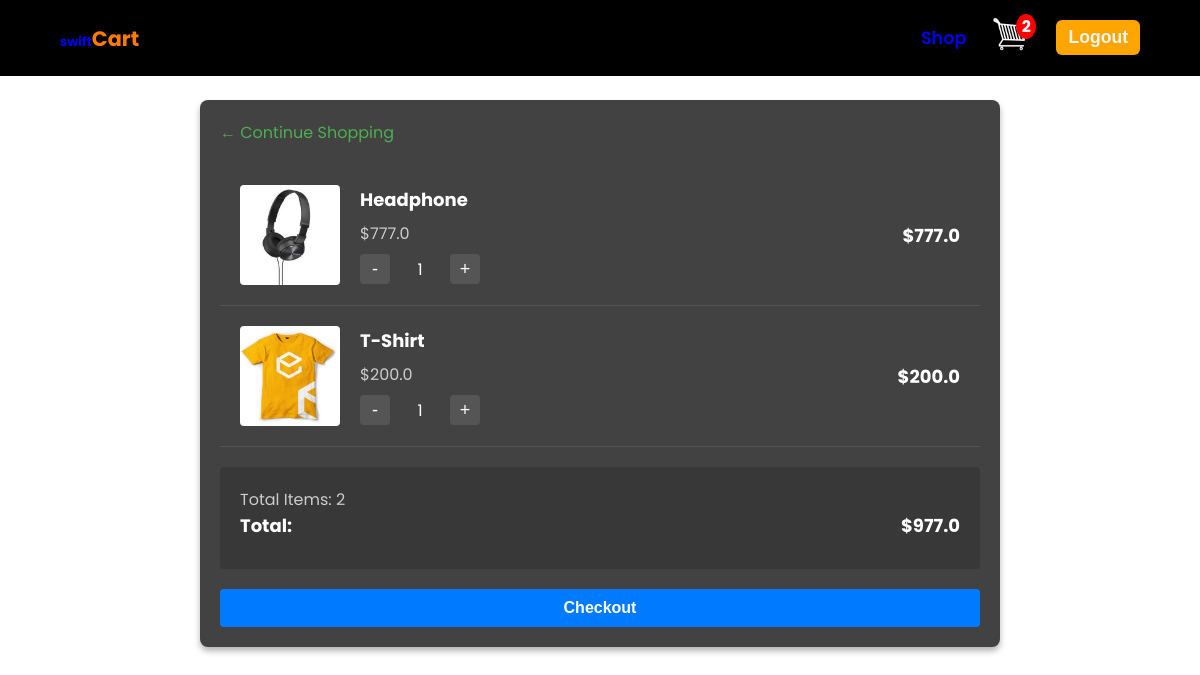
/cart/ (signed in), run on an earlier commit of the app's database.
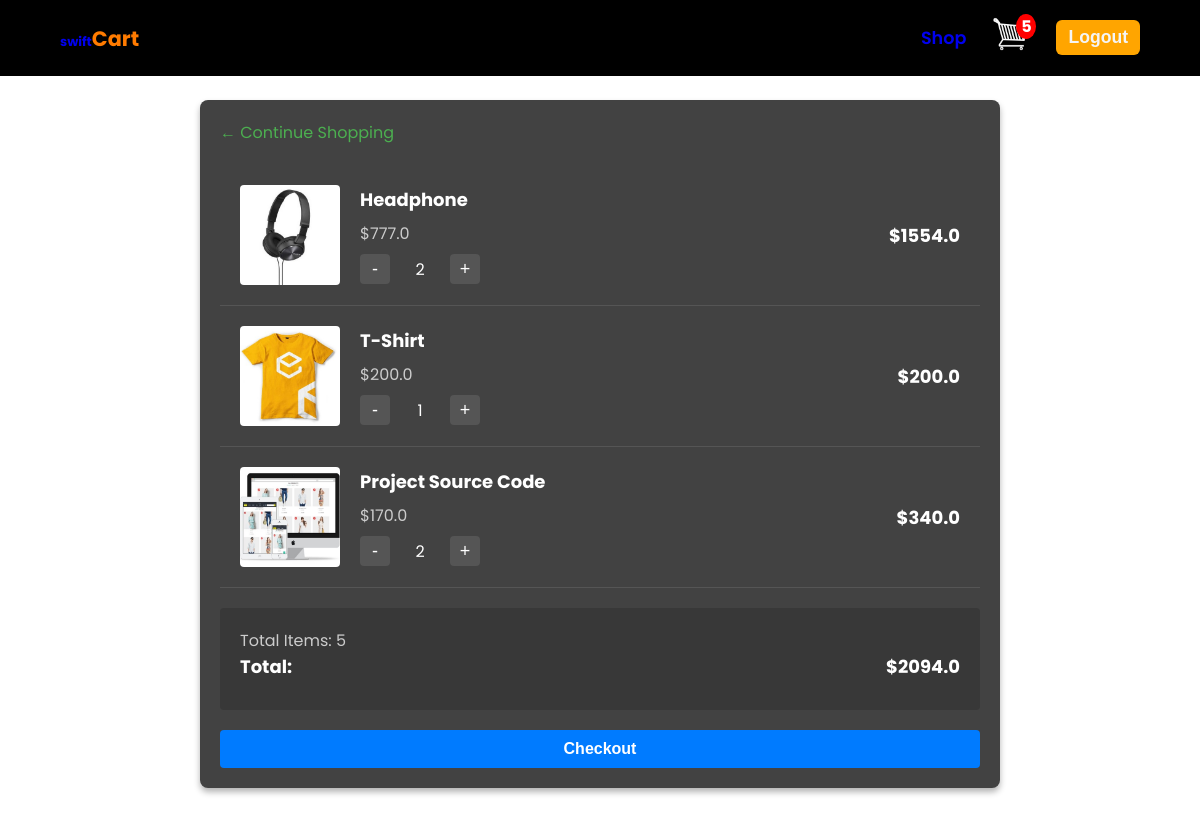
And on a later commit of the database.
### store/models.py (models this page shows, shortened)
class OrderItem(models.Model):
    product = models.ForeignKey(Product, on_delete=models.SET_NULL, null=True, blank=True)
    order = models.ForeignKey(Order, on_delete=models.SET_NULL, null=True, blank=True)
    quantity = models.IntegerField(default=0)
    date_added = models.DateTimeField(auto_now_add=True)
    @property
    def get_total(self):
        return self.quantity * self.product.price

class Product(models.Model):
    name = models.CharField(max_length=200, null=True)
    price = models.FloatField()
    digital = models.BooleanField(default=False, null=True, blank=True )
    image = models.ImageField(null=True, blank=True)

### store/views.py (the view)
# urls.py: path('cart/', views.cart, name='cart'),
def cart(request):
    customer = None
    items = []
    cart_total = 0
    cart_items_count = 0
    if request.user.is_authenticated:
        try:
            customer = Customer.objects.get(user=request.user)
            orders = Order.objects.filter(customer=customer, complete=False)
            orderItem = OrderItem.objects.all()
            if orders.exists():
                order = orders.first()
                items = order.orderitem_set.all()
                cart_total = order.get_cart_total
                cart_items_count = order.get_cart_items
            else:
                print("No incomplete orders found for the customer.")
        except Customer.DoesNotExist:
            print("No customer found for the user.")
    else:
        print("User is not authenticated.")
    context = {
        'items': items,
        'cart_total': cart_total,
        'cart_items_count': cart_items_count,
        'orderItem':orderItem
    }
    return render(request, 'store/cart.html', context)

### store/models.py (called while the page is built)
    @property
    def get_cart_total(self):
        OrderItems = self.orderitem_set.all()
        total = sum([item.get_total for item in OrderItems])
        return total

    @property
    def get_cart_items(self):
        OrderItems = self.orderitem_set.all()
        total =  sum([item.quantity for item in OrderItems])
        return total

### store/templates/store/cart.html (shortened to what this page needs)
{% extends "store/main.html" %} {% load static %} {% block content %}
<div class="cart-container">
  <a href="{% url 'home' %}" class="back-link">← Continue Shopping</a>
  {% if items %} {% for item in items %}
  <div class="cart-item">
    <img
      src="{{item.product.image.url}}"
      alt="{{item.product.name}}"
      class="item-image"
    />
    <div class="item-details">
      <h3 class="item-name">{{item.product.name}}</h3>
      <p class="item-price">${{item.product.price}}</p>
      <div class="quantity-controls">
        <button
          class="quantity-btn update-cart"
          data-name="{{item.product.name}}"
          data-action="Decrease"
        >
          -
        </button>
        <span class="quantity" id="quantity-{{item.product.name}}"
          >{{item.quantity}}</span
        >
        <button
          class="quantity-btn update-cart"
          data-name="{{item.product.name}}"
          data-action="Increase"
        >
          +
        </button>
      </div>
    </div>
    <div class="item-total" data-name="{{item.product.name}}">${{item.get_total}}</div>
  </div>
  {% endfor %}
  <div class="cart-summary">
      <div class="quantity-total">Total Items: {{cart_items_count}}</div>
    <div class="cart-total">
      <span>Total:</span>
      <span class="total_cart_price">${{cart_total}}</span>
    </div>
  </div>
  <a href="{% url 'checkout' %}">
    <button class="btn btn-primary">Checkout</button>
  </a>
  {% else %}
  <p>Your cart is empty.</p>
  {% endif %}
</div>
{% endblock content %}

### store/templates/store/main.html (shortened to what this page needs)
{% load static %}
<!DOCTYPE html>
<html lang="en">
<head>
    {% block css %}
    <link rel="stylesheet" href="{% static 'css/style.css' %}">
    {% endblock css %}
</head>
<body>
    <header>
        <nav>
            <div class="left">
                <h1><a href="/"><span class="L-wift">swift</span><span class="L-cart">Cart<span></a></h1>
            </div>
            <div class="right">
                <ul>
                    {% if user.is_authenticated %}
                    <li><a href="/">Shop</a></li>
                    <li>
                        <a href="{% url 'cart' %}"><img src="{% static 'images/cart.png' %}" alt="cart" height='40px' width='40px'></a>
                        <p class="cart-quantity" id="cart-count">{{cart_items_count}}</p>
                    </li>
                    {% endif %}
                    {% if user.is_authenticated %}
                    <li><a href="{% url 'logout' %}"><button class="login-btn">Logout</button></a></li>
                    {% else %}
                    <li><a href="{% url 'login' %}"><button class="login-btn">Login</button></a></li>
                    <li><a href="{% url 'register' %}"><button class="login-btn">Sign up</button></a></li>
                    {% endif %}
                </ul>
            </div>
        </nav>
    </header>
    <main>
        {% block content %}
        {% endblock %}
    </main>
</body>
</html>

### static/css/style.css (style rules this page uses)
* { margin: 0; padding: 0; box-sizing: border-box; }
html,body { scroll-behavior: smooth; width: 100%; overflow-x: hidden; overflow-y: auto; position: relative; min-height: 200vh; font-family:'Poppins', sans-serif; }
body { font-family:'Poppins', sans-serif; background-color: white; }
a { text-decoration: none; }
ul { list-style-type: none; }
nav { display:flex; justify-content: space-between; align-items: center; padding:1.2% 5%; width:100vw; background-color: black; position: fixed; top:0; z-index: 100000000000; }
.L-cart { color:rgb(255, 123, 0); font-size:1.3rem; }
.L-wift { font-size: 0.8rem; }
.right ul { display: flex; align-items: center; gap:25px; }
.right ul li a { font-size: 1.1rem; font-weight: 600; transition:color ease-in 0.3s; }
.login-btn { padding:7px 12px; border-radius: 6px; font-weight: 600; font-size: 1.1rem; border: none; outline:none; cursor: pointer; background-color: orange; color:whitesmoke; transition:opacity ease-in-out 0.3s; }
.right ul li { position: relative; }
.cart-quantity { color:white; background-color:red; position: absolute; top:0; right:-5px; height:fit-content; width:20px; text-align: center; border-radius:50%; font-weight: bold; }
.cart-container, .checkout-container { max-width: 800px; margin: 0 auto; background-color: #424242; border-radius: 8px; padding: 20px; box-shadow: 0 4px 6px rgba(0, 0, 0, 0.3); }
.cart-container { margin-top: 100px; }
.cart-item { display: flex; align-items: center; padding: 20px; border-bottom: 1px solid #555; }
.item-image { width: 100px; height: 100px; object-fit: cover; border-radius: 4px; }
.item-details { flex-grow: 1; margin-left: 20px; }
.item-name { font-size: 18px; margin-bottom: 8px; color: #fff; }
.item-price { color: #cccccc; font-size: 16px; margin-bottom: 8px; }
.quantity-controls { display: flex; align-items: center; gap: 10px; }
.quantity-btn { width: 30px; height: 30px; border: none; background-color: #555; color: #fff; border-radius: 4px; cursor: pointer; font-size: 18px; }
.quantity { font-size: 16px; min-width: 40px; text-align: center; color: #fff; }
.item-total { font-weight: bold; margin-left: 20px; font-size: 18px; color: #fff; }
.cart-summary { margin-top: 20px; padding: 20px; background-color: #383838; border-radius: 4px; }
.cart-total { display: flex; justify-content: space-between; font-size: 18px; font-weight: bold; margin-bottom: 10px; color: #fff; }
.quantity-total { color: #ccc; font-size: 16px; }
.btn { padding: 12px 24px; border: none; border-radius: 4px; cursor: pointer; font-size: 16px; font-weight: bold; transition: background-color 0.3s; }
.btn-primary { background-color: #4CAF50; color: white; width: 100%; margin-top: 20px; }
.back-link { color: #4CAF50 !important; text-decoration: none; display: inline-block; margin-bottom: 20px; }
.back-link { display: inline-block; margin-bottom: 20px; color: #007bff; font-size: 1rem; }
.btn { display: inline-block; background-color: #007bff; color: #fff; padding: 10px 20px; border: none; border-radius: 4px; font-size: 1rem; cursor: pointer; text-align: center; }

What changed in the data, as far as the page shows it:
changed OrderItem "Headphone": quantity "1" → "2"; get_total "777.0" → "1554.0"
added OrderItem: product.image (picture), product.name "Project Source Code", product.price "170.0", quantity "2", get_total "340.0"
Also different on the page:
{{ cart_items_count }}: "2" → "5"
{{ cart_total }}: "977.0" → "2094.0"
